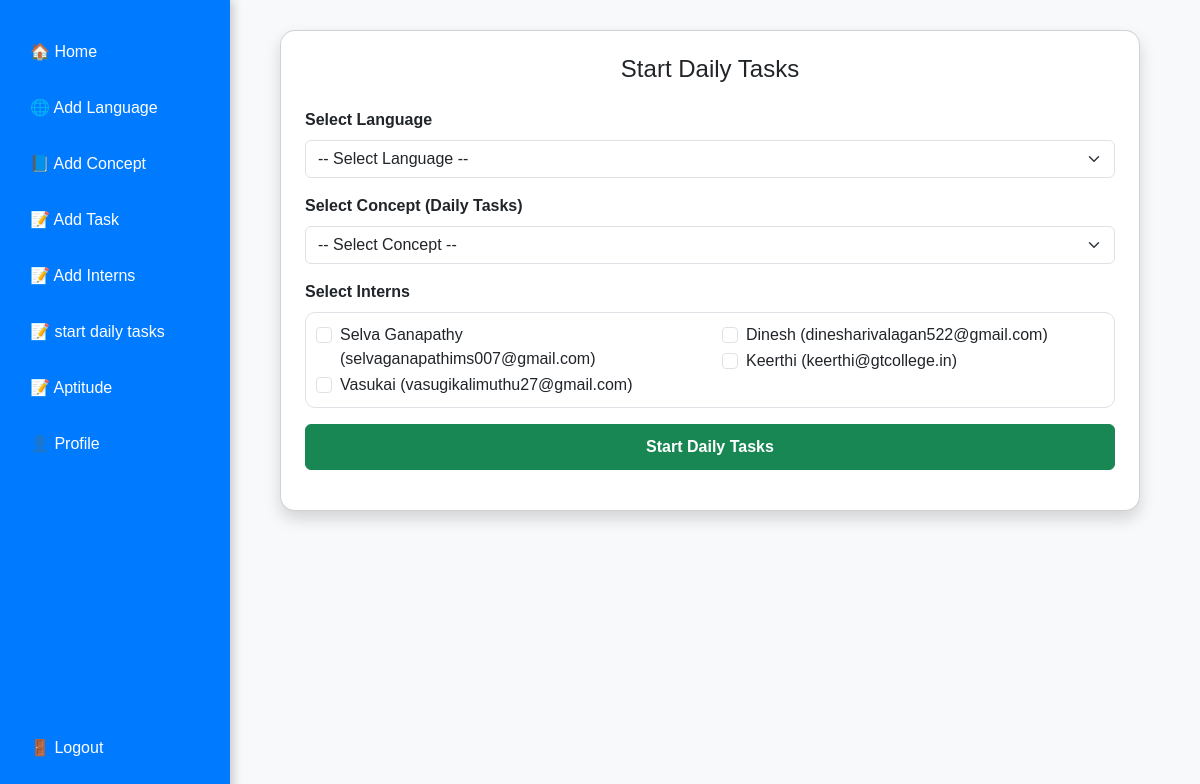
The page /start-daily-tasks/ (signed in) on the database as committed earlier.
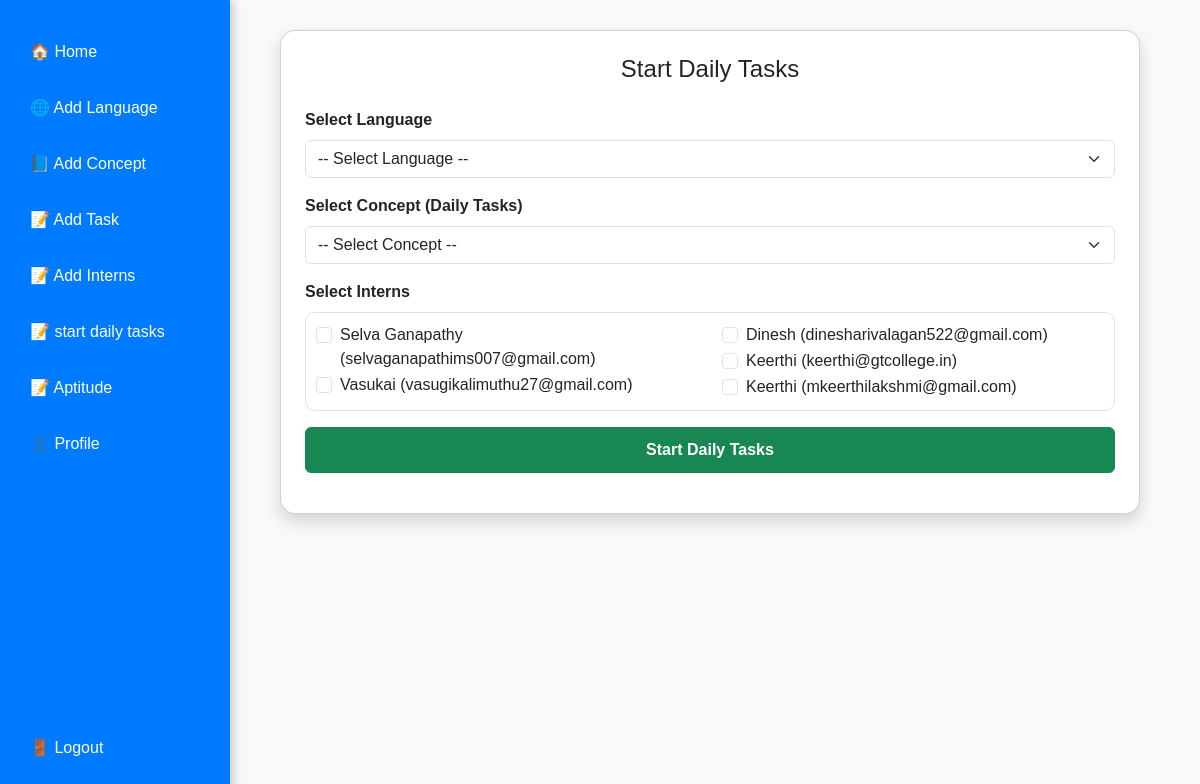
The same page on the database as committed later.
### full_stack/models.py (models this page shows, shortened)
class Intern(models.Model):
    name = models.CharField(max_length=100)
    email = models.EmailField()
    phone = models.CharField(max_length=15, blank=True, null=True)
    joined_date = models.DateField(auto_now_add=True)
    mentor = models.ForeignKey(User, on_delete=models.CASCADE, related_name='interns')

### full_stack/views.py (the view, shortened to what this page needs)
# urls.py: path('start-daily-tasks/', views.start_daily_tasks, name='start_daily_tasks'),
def start_daily_tasks(request):
    print("🔥 JOB STARTED — APScheduler triggered the function! in views")
    print(f"🕘 Checking for daily tasks at {timezone.localtime()}")
    languages = Language.objects.all()
    interns = Intern.objects.filter(mentor=request.user)
    return render(request, "start_daily_tasks.html", {"languages": languages, "interns": interns})

### full_stack/templates/start_daily_tasks.html (shortened to what this page needs)
{% load static %}
{% include 'sidebar.html' %}
<!DOCTYPE html>
<html lang="en">
  <head>
    <link
      href="https://cdn.jsdelivr.net/npm/bootstrap@5.3.0/dist/css/bootstrap.min.css"
      rel="stylesheet"
    />
  </head>
  <body>
    <div class="main-container">
      <div class="card shadow p-4">
        <h4 class="text-center mb-4">Start Daily Tasks</h4>
        <form method="POST">
          <div class="mb-3">
            <label class="form-label fw-bold">Select Language</label>
            <select name="language" id="languageSelect" class="form-select" required>
              <option value="">-- Select Language --</option>
            </select>
          </div>
          <div class="mb-3">
            <label class="form-label fw-bold">Select Concept (Daily Tasks)</label>
            <select name="concept" id="conceptSelect" class="form-select" required>
              <option value="">-- Select Concept --</option>
            </select>
          </div>
          <div class="mb-3">
            <label class="form-label fw-bold">Select Interns</label><br />
            <div class="intern-list intern-col">
              {% for intern in interns %}
              <div class="form-check">
                <input class="form-check-input" type="checkbox" name="interns" value="{{ intern.id }}">
                <label class="form-check-label">{{ intern.name }} ({{ intern.email }})</label>
              </div>
              {% endfor %}
            </div>
          </div>
          <button class="btn btn-success w-100 btn-custom">Start Daily Tasks</button>
        </form>
      </div>
    </div>
  </body>
</html>

Rows that differ between the two databases and show on the page:
added Intern: name "Keerthi", email "mkeerthilakshmi@gmail.com"
